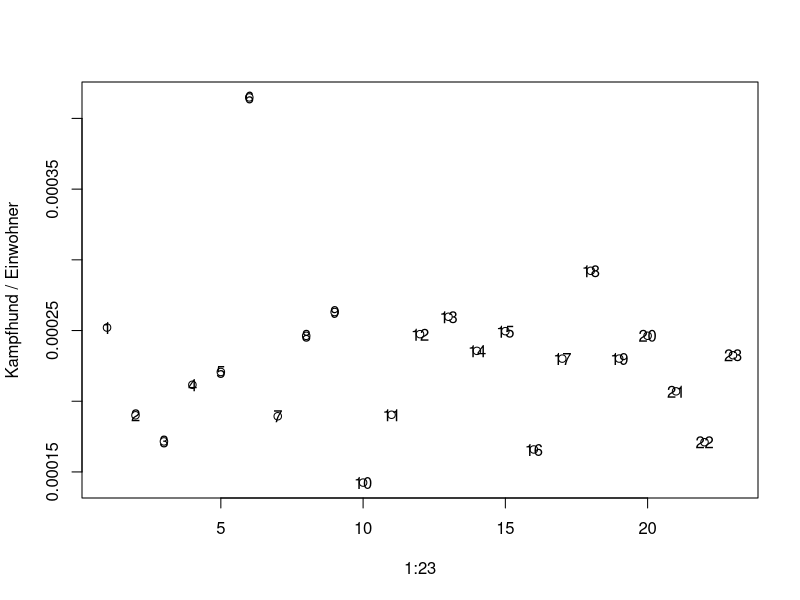
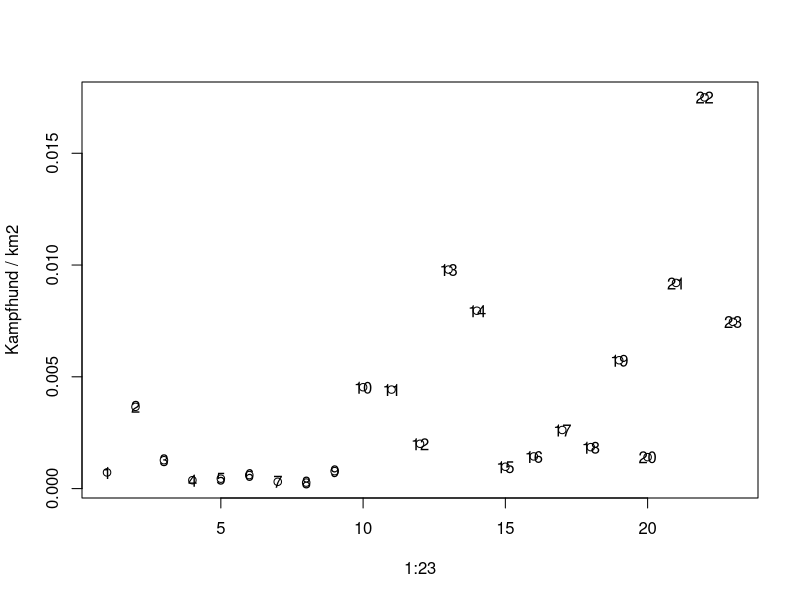

Write R code to recreate these figures, in order.
# R script 
# File: First_View.R
# Author: Christian Brandstätter 
# Contact: bran.chri@gmail.com
# Date: 23.06.2021
# Copyright (C) 2021
# Description: 
library(dplyr) 

hundat <- read.csv2("./hunde-wien.csv", skip = 1, stringsAsFactors=FALSE, fileEncoding = "Windows-1252")
metadat <- read.csv("./Meta_Wien.csv", stringsAsFactors=FALSE)
hundat$Anzahl <- as.integer(hundat$Anzahl)

# Kamphunde 
# https://www.wien.gv.at/gesellschaft/tiere/hundefuehrschein/verpflichtend.html
kampfs <- c("Bullterrier", 
   "Staffordshire Bullterrier", 
   "American Staffordshire Terrier" ,
   "Mastino Napoletano", 
   "Mastin Espanol" , 
   "Fila Brasileiro", 
   "Mastiff", "Bullmastiff" ,
   "Tosa Inu", 
    "Pit Bull Terrier" ,
    "Rottweiler", 
  "Dogo Argentino")


kampfs %in% hundat$Dog.Breed 

sort(unique(hundat$Dog.Breed) )

kampfres <- NULL 
for(i in kampfs){
  print(i)
  test <- grepl(i, hundat$Dog.Breed, fixed=TRUE)
  kampfres <- cbind(kampfres, test)
}

hundat$Kampfhund <- ifelse(
  apply(kampfres, 1, function(x) any(x==TRUE)) ,
  1, 0)

hundat2 <- hundat %>%
  left_join(metadat, by = c("DISTRICT_CODE" =  "Code"))

head(hundat2)

kampfhunde <- hundat2 %>%
  group_by(DISTRICT_CODE) %>%
  summarize(kmpf_ew = sum(Kampfhund) /  head(Einw_2021, 1) ,
            kmpf_fl = sum(Kampfhund) /  head(Einw_km2, 1) )


plot(x = 1:23, pull(kampfhunde[,2]), ylab = "Kampfhund / Einwohner")
text(x = 1:23, pull(kampfhunde[,2]), labels = 1:23)

plot(x = 1:23, pull(kampfhunde[, 3]), ylab = "Kampfhund / km2")
text(x = 1:23, pull(kampfhunde[,3]), labels = 1:23)

